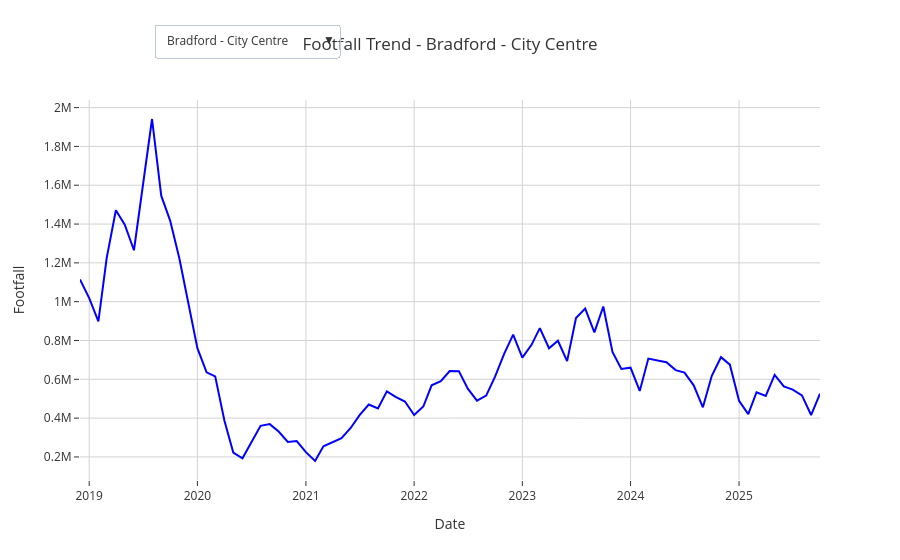

The cell this chart's notebook holds for it:
### Code cell
#Plot interactive line graph of footfall throughout time,
#with button to select area of interest
# with hover option to check exact daily footfall count

import plotly.graph_objects as go

#Isolate regions and 
regions = footfall['centre_name'].unique()

#Create initial figure
fig_BradFF = go.Figure()
buttons = []
trace_count = 0

#Loop through each region
for i, region in enumerate(regions):
    df_region = footfall[footfall['centre_name'] == region].sort_values('datestamp')
    
    #Add traces for this variable
    fig_BradFF.add_scatter(
            x= df_region['datestamp'],
            y= df_region['estimated_actual_footfall_rolling'],
            mode='lines',
            name= region,
            line= dict(color='blue', width=2, dash='solid'),
            visible= (i==0), #only first is visible initially
            hovertemplate= '📅 %{x|%Y-%m-%d}<br> 👣Footfall: %{y:.1f}'
    )
    
    trace_count += 1

#Add buttons for dropdown menu
for i, region in enumerate(regions):
    visible_array = [False] * trace_count
    visible_array[i] = True
    buttons.append(dict(
        label=region,
        method='update',
        args=[{'visible': visible_array},
            {'title': f'Footfall Trend - {region}'}]
    ))

#Add dropdown and choose layout
fig_BradFF.update_layout(
    title= f'Footfall Trend - {regions[0]}',
    xaxis = dict(
        title= 'Date',
        showgrid= True,
        gridcolor='lightgrey',
        zeroline= False
    ),
    yaxis= dict(
        title='Footfall',
        showgrid= True,
        gridcolor='lightgrey',
        zeroline= False
    ),
    template= 'ggplot2',
    plot_bgcolor='rgba(0,0,0,0)',
    paper_bgcolor='rgba(0,0,0,0)',
    updatemenus=[dict(
        active=0,
        buttons=buttons,
        x= 0.1,
        y=1.2,
        xanchor= 'left',
        yanchor= 'top',
        direction='down',
        showactive= True
    )],
)

fig_BradFF.show()
